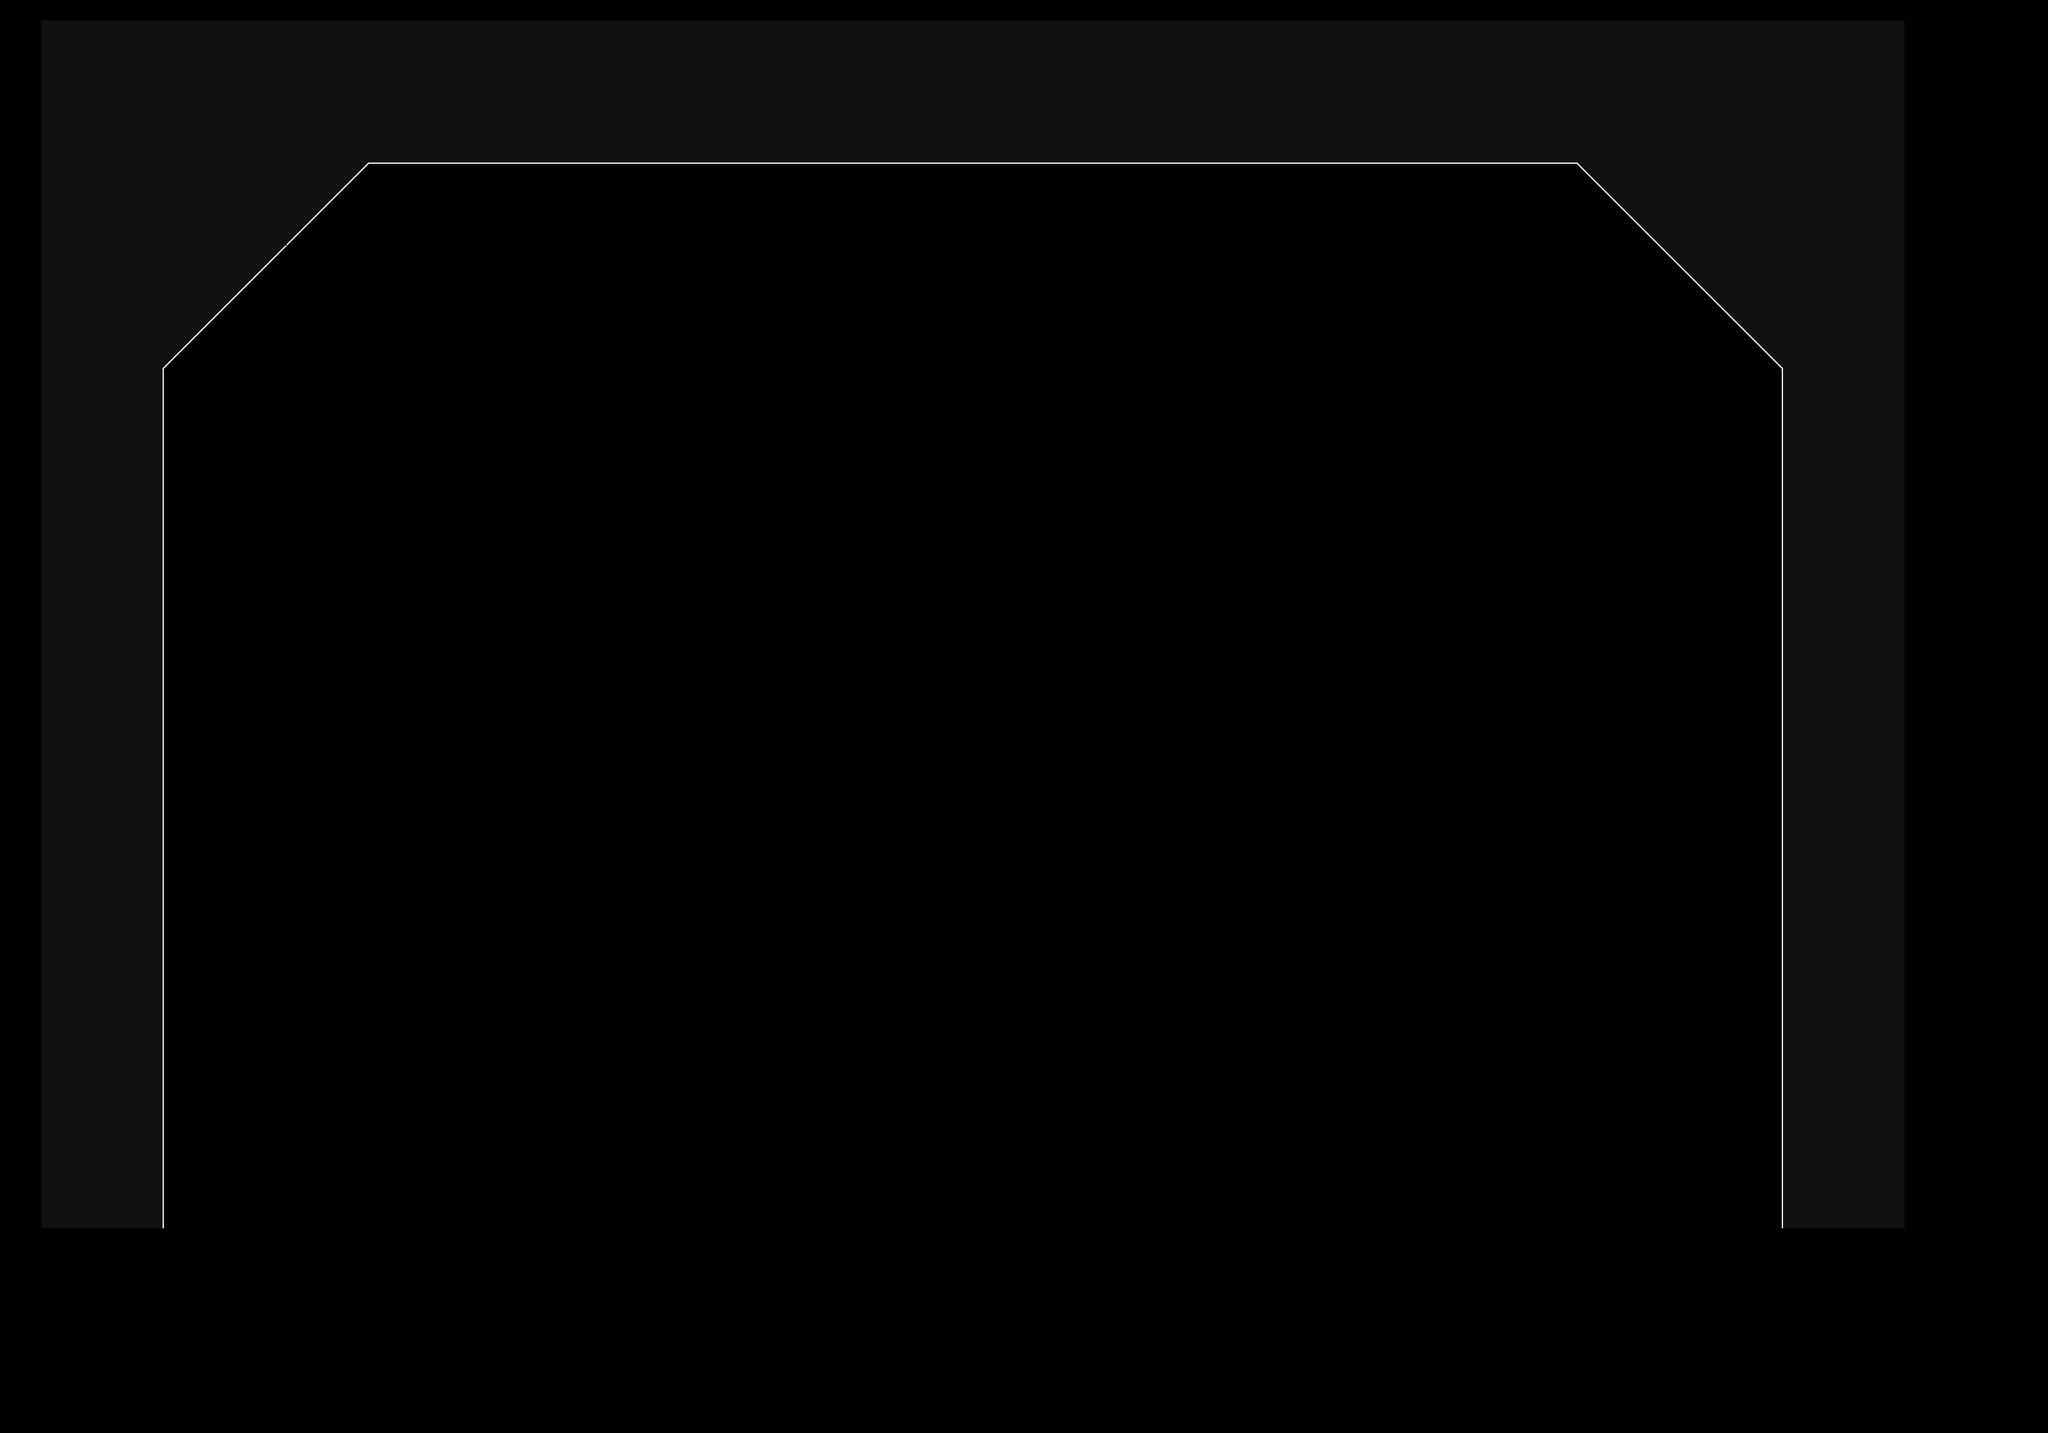

A 2D game scene composited from a Tiled map and its tileset images. What follows is a short description and the map's XML, with each tile layer's data collapsed to a summary:
An orthogonal 100x70 tile map with 32x32 px tiles, 1 tile layer (Tile Layer 1) and 82 objects (18x Dummy, 17x MovePoint, 16x Dropthrough, 16x Displacer, 4x Start, ...).

<map version="1.8" tiledversion="1.8.4" orientation="orthogonal" renderorder="right-down" compressionlevel="0" width="100" height="70" tilewidth="32" tileheight="32" infinite="0" nextlayerid="7" nextobjectid="129">
 <properties>
  <property name="customShader" type="bool" value="true" />
 </properties>
 <tileset firstgid="1" source="main_0.tsx" />
 <layer id="1" name="Tile Layer 1" width="100" height="70">
  <data>[7000 cells, 1371 non-empty, 8 distinct tile ids]</data>
 </layer>
 <objectgroup id="2" name="collision-layer">
  <object id="105" x="256" y="1920">
   <polyline points="0,160 0,-1344 320,-1664 2208,-1664 2528,-1344 2528,160 0,160" />
  </object>
 </objectgroup>
 <objectgroup id="3" name="event-layer">
  <object id="2" name="Dropthrough" type="Dropthrough" x="832" y="648" width="224" height="8">
   <properties>
    <property name="triggeredId" value="plat1" />
   </properties>
  </object>
  <object id="3" name="Dummy" type="Dummy" x="928" y="640" width="32" height="32">
   <properties>
    <property name="triggeredId" value="dummy1" />
    <property name="triggeringId" value="dummy2" />
   </properties>
  </object>
  <object id="4" name="Dummy" type="Dummy" x="928" y="1440" width="32" height="32">
   <properties>
    <property name="triggeredId" value="dummy5" />
    <property name="triggeringId" value="dummy6" />
   </properties>
  </object>
  <object id="5" name="Dummy" type="Dummy" x="1344" y="1024" width="32" height="32">
   <properties>
    <property name="triggeredId" value="dummy3" />
    <property name="triggeringId" value="dummy4" />
   </properties>
  </object>
  <object id="6" name="Dummy" type="Dummy" x="512" y="1024" width="32" height="32">
   <properties>
    <property name="triggeredId" value="dummy7" />
    <property name="triggeringId" value="dummy8" />
   </properties>
  </object>
  <object id="7" name="Dummy" type="Dummy" x="1216" y="736" width="32" height="32">
   <properties>
    <property name="triggeredId" value="dummy2" />
    <property name="triggeringId" value="dummy3" />
   </properties>
  </object>
  <object id="8" name="Dummy" type="Dummy" x="640" y="736" width="32" height="32">
   <properties>
    <property name="triggeredId" value="dummy8" />
    <property name="triggeringId" value="dummy1" />
   </properties>
  </object>
  <object id="12" name="Dummy" type="Dummy" x="1216" y="1312" width="32" height="32">
   <properties>
    <property name="triggeredId" value="dummy4" />
    <property name="triggeringId" value="dummy5" />
   </properties>
  </object>
  </objectgroup>
 <objectgroup id="5" name="objective">
  <!-- 4 objects omitted --></objectgroup>
</map>
<!-- 73 of 82 objects omitted -->
